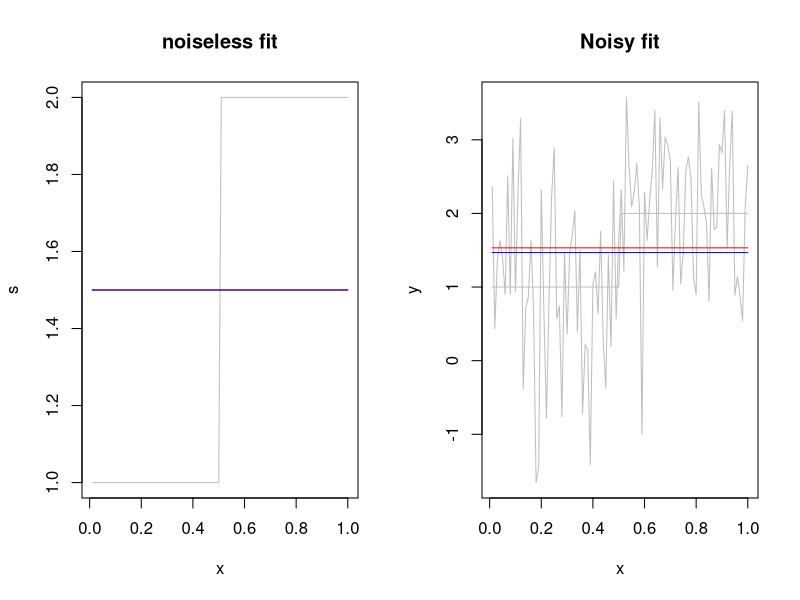
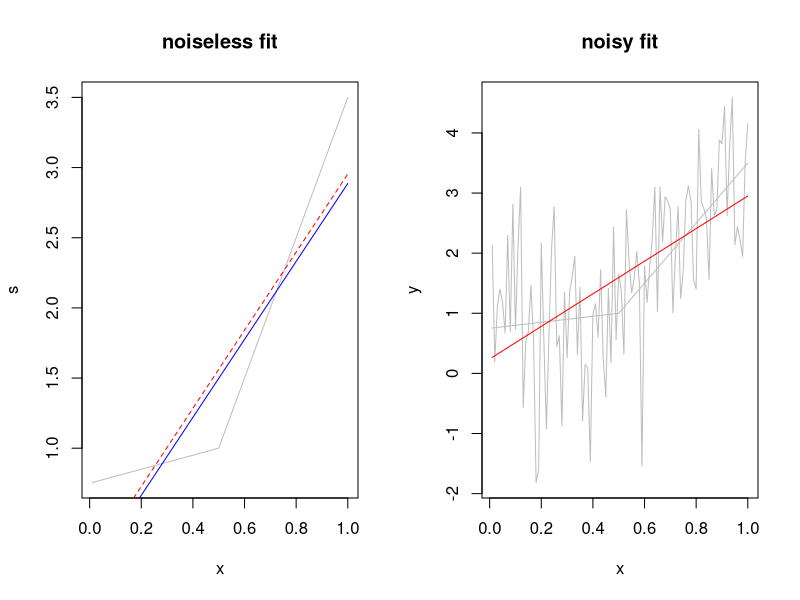

Reproduce these figures in R, in order. (Note: this script raises an error after producing the figures.)

#-----------------------------------
#
# Multi-resolution fit functions
#
#-----------------------------------


library(lpSolve)


fit.with.multiresolution <- function(y,x, include.intercept = TRUE)
{
  #' Fit linear model params using multiresolution norm
  #'
  #'@param y vector, dim (n x 1)
  #'@param x matrix, dim (n x k)
  #'@param include.intercept bool 

  n <- length(y)
  
  if (include.intercept) x <- cbind(rep(1,n),x)
  if (is.vector(x)) x <- matrix(x)
  k <- ncol(x)-1
  
  y.cumsum <- c(0, cumsum(y))
  x.cumsum <- rbind(rep(0,k+1), apply(x, 2, cumsum))

  lhs.constraints <- c()
  rhs.constraints <- c()
  
  for (ii in 1:n) for (jj in (ii+1):(n+1))
  {
    rhs.constraints <- c(rhs.constraints, (y.cumsum[jj] - y.cumsum[ii]) / sqrt(jj-ii))
    lhs.constraints <- rbind(lhs.constraints, (x.cumsum[jj,] - x.cumsum[ii,]) / sqrt(jj-ii))
  }
  
  rhs.constraints <- c(rhs.constraints, -rhs.constraints)
  
  q <- length(rhs.constraints)
  
  lhs.constraints <- cbind(lhs.constraints, -lhs.constraints)
  lhs.constraints <- rbind(lhs.constraints, -lhs.constraints)
  lhs.constraints <- cbind(rep(1,q), lhs.constraints)
  
  f.obj <- c(1, rep(0, 2*(k+1)))
  f.dir <- rep(">=",q)
  
  lp.solution <- lp(
    direction = "min",
    objective.in = f.obj, 
    const.mat = lhs.constraints, 
    const.dir = f.dir,
    const.rhs = rhs.constraints
  )
  
  return(lp.solution$solution[-1])
  
}


get.multiresolution.fitted.values <- function(mr.fit, x)
{
  #' Get fitted values from multi-resolution sup-norm regression
  #'
  #'@param mr.fit vector, output from `fit.with.multiresolution`
  #'@param x matrix, dim (n x k)

  
   if (is.vector(x))
   {
     if (any(mr.fit > 0))
     {
       ind <- which(mr.fit > 0)
       param <- mr.fit[ind] * ifelse(ind == 1, 1, -1)
       return(param * x)
     }
     
     return(x*0)
   }
   
   q <- length(mr.fit) / 2
   res <- numeric(nrow(x))
   
   for (ii in 1:q) {
     
     if (any(mr.fit[c(ii,q+ii)] > 0))
     {
      ind <- which(mr.fit[c(ii,q+ii)] > 0)
      param <- mr.fit[c(ii,q+ii)][ind] * ifelse(ind == 1, 1, -1)
      res <- res + x[,ii] * param
     }
   }
   
   return(res)
}


#-----------------------------------------------------------------------------
#
# Multiresolution fit and least squares fit in pieicewise polynomial settings
#
#------------------------------------------------------------------------------

set.seed(42)

n <- 100
x <- 1:n / n 
e <- rnorm(n)

par(mfrow = c(1,2))

b.loc <- floor(n/2)
x.lhs <- x[1:b.loc]
x.rhs <- x[(b.loc+1):n]
b <- x[b.loc]


## pieicewise constant

s <- c(
  rep(1, b.loc),
  rep(2, n - b.loc)
)

lm.fit.noiseless <- lm(s ~ 1)
mr.fit.noiseless <- fit.with.multiresolution(s,x**0, include.intercept = FALSE)

plot(s ~ x, type = "l", col = "grey", main = "noiseless fit")
lines(lm.fit.noiseless$fitted.values ~ x , col = "red")
lines(get.multiresolution.fitted.values(mr.fit.noiseless, x**0) ~ x, col = "blue")



y <- s + e

lm.fit.noisy <- lm(y ~ 1)
mr.fit.noisy <- fit.with.multiresolution(y,x**0, include.intercept = FALSE)

plot(y ~ x, type = "l", col = "grey", main = "Noisy fit")
lines(s ~ x, col = "grey")
lines(lm.fit.noisy$fitted.values ~ x, col = "red")
lines(get.multiresolution.fitted.values(mr.fit.noisy, x**0) ~ x, col = "blue")


## piecewise linear (kink)

s <- c(
  1 + 0.5*(x.lhs - b),
  1 + 5*(x.rhs - b)
)

lm.fit.noiseless <- lm(s ~ x)
mr.fit.noiseless <- fit.with.multiresolution(s, x)

plot(s ~ x, type = "l", col = "grey", main = "noiseless fit")
lines(lm.fit.noiseless$fitted.values ~ x, col = "red", lty = 2)
lines(get.multiresolution.fitted.values(mr.fit.noiseless, cbind(x**0, x)) ~ x, col = "blue")


y <- s + e

lm.fit.noisy <- lm(y ~ x)
mr.fit.noisy <- fit.with.multiresolution(y,x)

plot(y~x, type = "l", col = "grey", main = "noisy fit")
lines(s ~ x, col = "grey")
lines(lm.fit.noisy$fitted.values ~ x, col = "red")
lines(get.multiresolution.fitted.values(mr.fit, cbind(x**0, x)) ~ x, col = "blue")


## piecewise linear (jump)

s <- c(
  1 + 0.5*(x.lhs - b),
  1.5 + 1.5*(x.rhs - b)
)

lm.fit.noiseless <- lm(s ~ x)
mr.fit.noiseless <- fit.with.multiresolution(s,x)

plot(s ~ x, type = "l", col = "grey", main = "noiseless fit")
lines(lm.fit.noiseless$fitted.values ~ x, col = "red")
lines(get.multiresolution.fitted.values(mr.fit.noiseless, cbind(x**0, x)) ~ x, col = "blue")

y <- s + e

lm.fit.noisy <- lm(y ~ x)
mr.fit.noisy <- fit.with.multiresolution(y,x)

plot(y~x, type = "l", col = "grey", main = "noisy fit")
lines(s ~ x, col = "grey")
lines(lm.fit.noisy$fitted.values ~ x, col = "red")
lines(get.multiresolution.fitted.values(mr.fit, cbind(x**0, x)) ~ x, col = "blue")


## pieicewise quadratic

s <- c(
  1 + 0.5*(x.lhs - b) + 20*(x.lhs - b)**2,
  1 + 5*(x.rhs - b) + 2*(x.rhs - b)**2
)

lm.fit.noiseless <- lm(s ~ x + I(x**2))
mr.fit.noiseless <- fit.with.multiresolution(s, cbind(x, x**2))

plot(s ~ x, type = "l", col = "grey", main = "noiseless fit")
lines(lm.fit.noiseless$fitted.values ~ x, col = "red")
lines(get.multiresolution.fitted.values(mr.fit.noiseless, cbind(x**0, x, x**2)) ~ x, col = "blue")

y <- s + e 

lm.fit.noisy <- lm(y ~ x + I(x**2))
mr.fit.noisy <- fit.with.multiresolution(y, cbind(x, x**2))


plot(y ~ x, type = "l", col = "grey", main = "noisy fit")
lines(s ~ x, col = "grey")
lines(lm.fit.noisy$fitted.values ~ x, col = "red")
lines(get.multiresolution.fitted.values(mr.fit.noisy, cbind(x**0, x, x**2)) ~ x, col = "blue")
